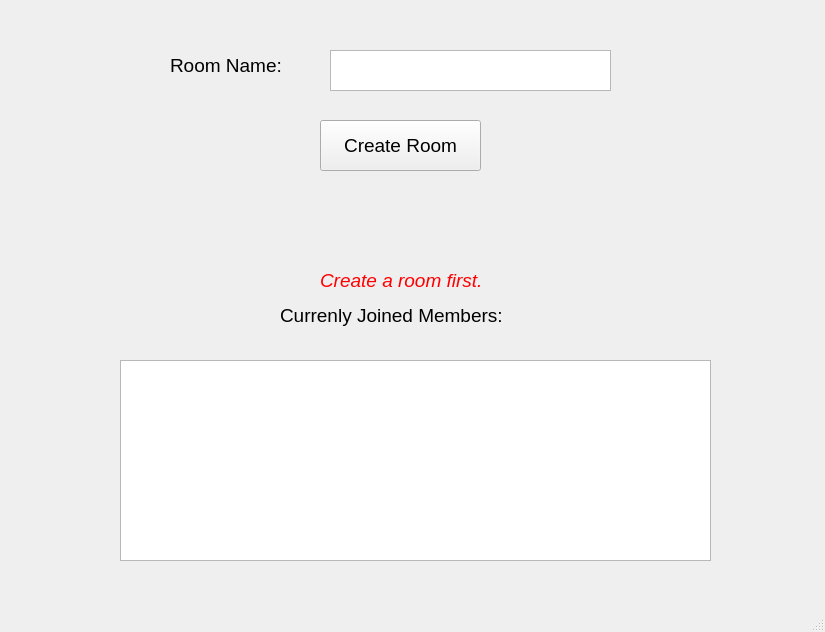
<?xml version="1.0" encoding="UTF-8"?>
<ui version="4.0">
 <class>HostWindow</class>
 <widget class="QMainWindow" name="HostWindow">
  <property name="geometry">
   <rect>
    <x>0</x>
    <y>0</y>
    <width>825</width>
    <height>632</height>
   </rect>
  </property>
  <property name="windowTitle">
   <string>MainWindow</string>
  </property>
  <widget class="QWidget" name="centralwidget">
   <widget class="QLabel" name="Label_RoomName">
    <property name="geometry">
     <rect>
      <x>170</x>
      <y>40</y>
      <width>161</width>
      <height>51</height>
     </rect>
    </property>
    <property name="font">
     <font>
      <pointsize>14</pointsize>
     </font>
    </property>
    <property name="text">
     <string>Room Name:</string>
    </property>
   </widget>
   <widget class="QTextEdit" name="textEdit">
    <property name="geometry">
     <rect>
      <x>330</x>
      <y>50</y>
      <width>281</width>
      <height>41</height>
     </rect>
    </property>
   </widget>
   <widget class="QPushButton" name="PushButton_CreateRoom">
    <property name="geometry">
     <rect>
      <x>320</x>
      <y>120</y>
      <width>161</width>
      <height>51</height>
     </rect>
    </property>
    <property name="font">
     <font>
      <pointsize>14</pointsize>
     </font>
    </property>
    <property name="text">
     <string>Create Room</string>
    </property>
   </widget>
   <widget class="QListView" name="listView">
    <property name="geometry">
     <rect>
      <x>120</x>
      <y>360</y>
      <width>591</width>
      <height>201</height>
     </rect>
    </property>
   </widget>
   <widget class="QLabel" name="Label_List">
    <property name="geometry">
     <rect>
      <x>280</x>
      <y>290</y>
      <width>291</width>
      <height>51</height>
     </rect>
    </property>
    <property name="font">
     <font>
      <pointsize>14</pointsize>
     </font>
    </property>
    <property name="text">
     <string>Currenly Joined Members:</string>
    </property>
   </widget>
   <widget class="QLabel" name="Label_HasCreatedRoom">
    <property name="geometry">
     <rect>
      <x>320</x>
      <y>260</y>
      <width>221</width>
      <height>41</height>
     </rect>
    </property>
    <property name="font">
     <font>
      <pointsize>14</pointsize>
      <italic>true</italic>
      <bold>false</bold>
      <underline>false</underline>
     </font>
    </property>
    <property name="styleSheet">
     <string notr="true">color: red;
font-weight: normal</string>
    </property>
    <property name="text">
     <string>Create a room first.</string>
    </property>
    <property name="openExternalLinks">
     <bool>false</bool>
    </property>
   </widget>
  </widget>
  <widget class="QMenuBar" name="menubar">
   <property name="geometry">
    <rect>
     <x>0</x>
     <y>0</y>
     <width>825</width>
     <height>25</height>
    </rect>
   </property>
  </widget>
  <widget class="QStatusBar" name="statusbar"/>
 </widget>
 <resources/>
 <connections/>
</ui>
